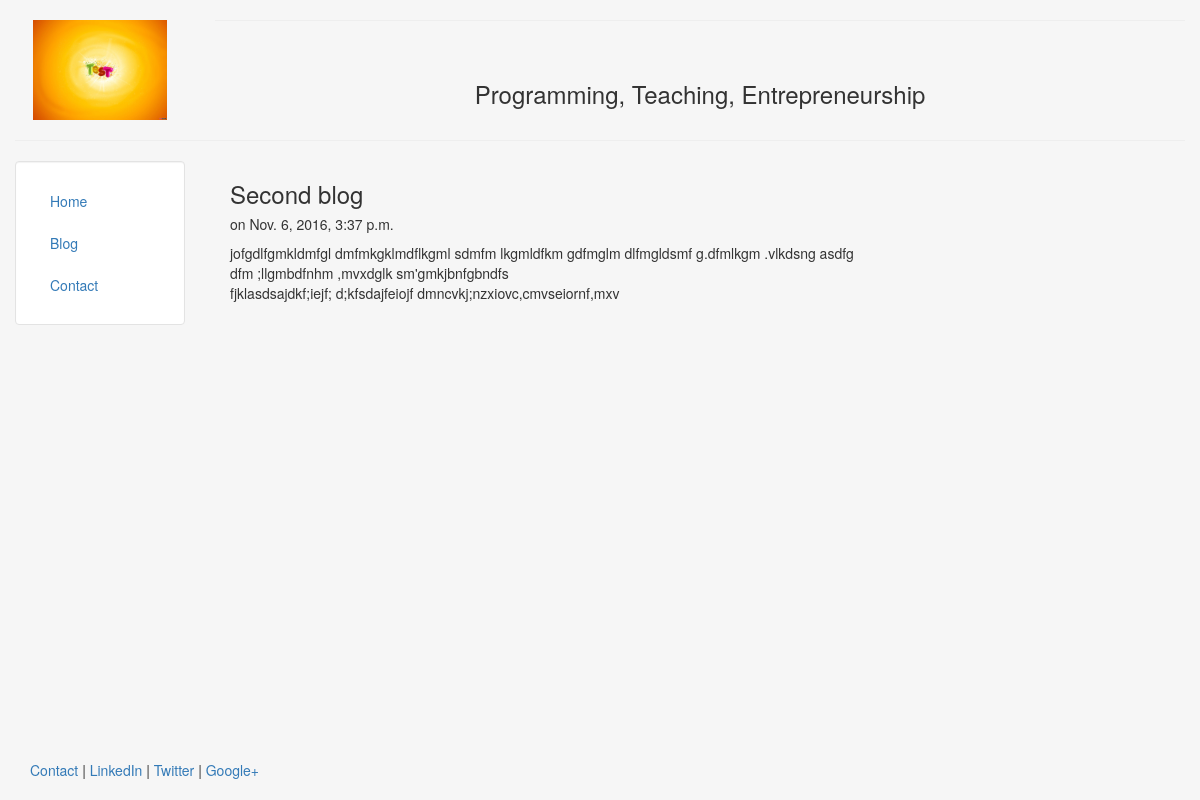
Page /blog/2 on the committed database.
### blog/models.py (models this page shows, shortened)
class Post(models.Model):
    title = models.CharField(max_length=140)
    body = models.TextField()
    date = models.DateTimeField()

### blog/templates/blog/post.html
{% extends 'personal/base.html' %}
{% block content %}
    <h3>{{ post.title }}</h3>
    <h5>on {{ post.date }}</h5>
    {{ post.body|safe|linebreaks }}
{% endblock %}

### personal/templates/personal/base.html (style rules this page uses)
html, body { height: 100%; }

### rows in the picture
Post: title "Second blog", date "Nov. 6, 2016, 3:37 p.m.", body "jofgdlfgmkldmfgl dmfmkgklmdflkgml sdmfm lkgmldfkm gdfmglm dlfmgldsmf g.dfmlkgm .vlkdsng asdfg dfm ;llgmbdfnhm ,mvxdglk sm'gmkjbnfgbndfs fjklasdsajdkf;iejf; d;kfsdajfeiojf dmncvkj;nzxiovc,cmvseiornf,mxv"
